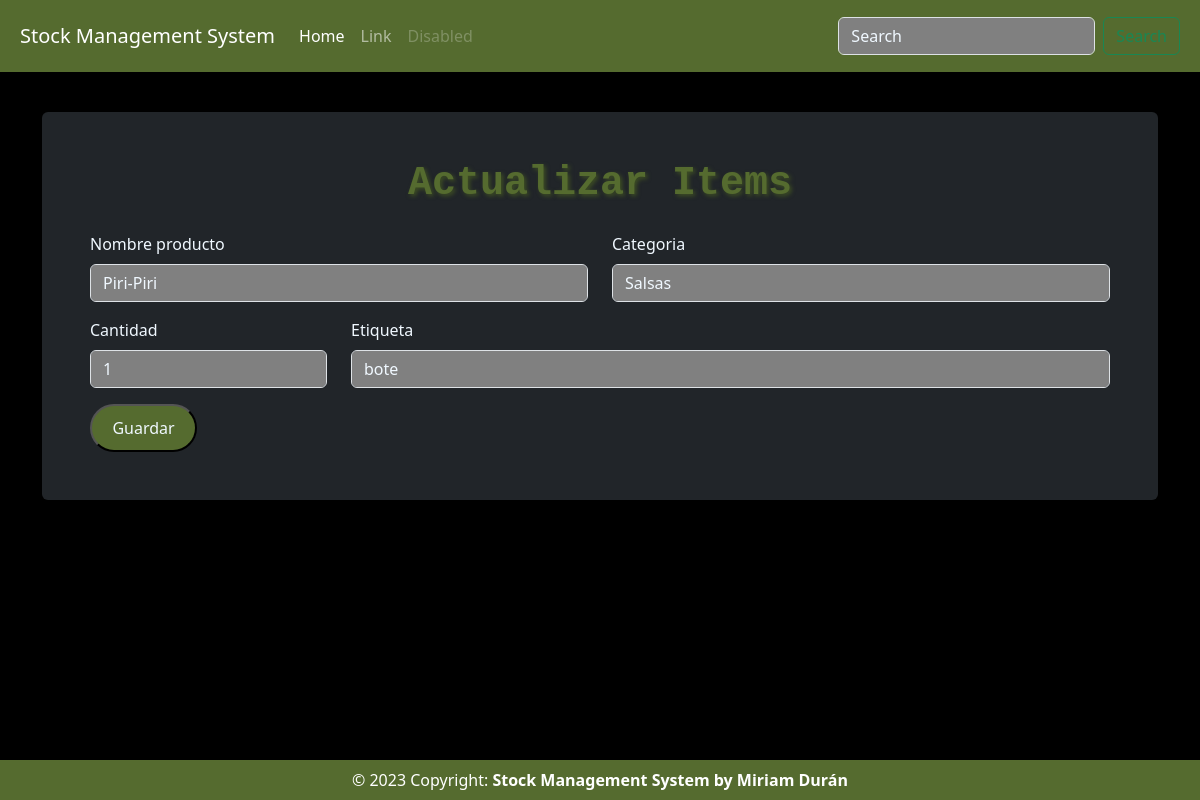
The page /update_items/1/ on the database its author committed.
### stockManagementApp/models.py (models this page shows, shortened)
class Stock(models.Model):
    categoria = models.CharField(max_length=50, blank=True, null=True)
    nombre_producto = models.CharField(max_length=50, blank=True, null=True)
    cantidad = models.IntegerField(default=0, blank=True, null=True)
    etiqueta = models.CharField(max_length=50, blank=True, null=True)
    cantidad_comprada = models.IntegerField(default=0, blank=True, null=True)
    proveedor = models.CharField(max_length=50, blank=True, null=True)
    telefono = models.CharField(max_length=50, blank=True, null=True)
    precio = models.IntegerField(default=0, blank=True, null=True)
    cantidad_gastada = models.IntegerField(default=0, blank=True, null=True)
    gastado_por = models.CharField(max_length=50, blank=True, null=True)
    comprador = models.CharField(max_length=50, blank=True, null=True)
    creado_por = models.CharField(max_length=50, blank=True, null=True)
    punto_de_pedido = models.IntegerField(default=0, blank=True, null=True)
    ultima_actualizacion = models.DateTimeField(auto_now_add=False, auto_now=True)
    exportar_csv = models.BooleanField(default=False)

### stockManagementApp/views.py (the view)
# urls.py: path('update_items/<str:pk>/', views.update_items_view, name='update_items'),
def update_items_view(request, pk):
    template_name = 'add_items.html'
    title = 'Actualizar Items'
    queryset = Stock.objects.get(id=pk)
    form = StockUpdateForm(instance=queryset)
    if request.method == 'POST':
        form = StockUpdateForm(request.POST, instance=queryset)
        if form.is_valid():
            form.save()
            return redirect('/list_items')
    context = {
        'title': title,
        'form' : form,
    }
    return render(request, template_name, context)

### stockManagementApp/forms.py
class StockUpdateForm(forms.ModelForm):
    class Meta:
        model = Stock
        fields = ['categoria', 'nombre_producto', 'cantidad', 'etiqueta']
    def __init__(self, *args, **kwargs):
        super(StockUpdateForm, self).__init__(*args, **kwargs)
        self.helper = FormHelper(self)
        self.helper.form_tag = False # No incluir <form></form>
        self.helper.layout = Layout(
            Div(
                Div(Field('nombre_producto'), css_class="col-6"),
                Div(Field('categoria'), css_class="col-6"),
                css_class="row"
            ),
            Row( #De esta forma no tendremos que usar la clase row
                Div(Field('cantidad'), css_class="col-3"),
                Div(Field('etiqueta'), css_class="col-9"),
                css_class="row"
            )
        )

### templates/add_items.html
{% extends 'base.html' %}
{% load crispy_forms_tags %}
{% block content %}
    <form method='POST' action='' enctype="multipart/form-data" novalidate>
        {% crispy form %}
        <input type="submit" class="button" value='Guardar'>
    </form>
{% endblock %}

### stockManagementApp/static/css/stylesheet.css (style rules this page uses)
* { margin: 0; padding: 0; color: aliceblue; }
body { background-color: black !important; }
p, label { color: aliceblue; }
input, input::placeholder, input:focus, input::selection, input:active { background-color: gray !important; color: aliceblue !important; outline: 0 !important; }
.button { background-color: darkolivegreen !important; color: aliceblue; text-decoration: none; padding: 1% 2%; border-radius: 25px; border-width: 2px; border-style: outset; border-color: buttonborder; text-align: center; }

### stockManagementApp/static/css/navbar-top-fixed.css (style rules this page uses)
body { padding-top: 7rem; padding-bottom: 4rem; }

### rows shown on the page
Stock: nombre_producto "Piri-Piri", categoria "Salsas", cantidad "1", etiqueta "bote"

### other values the page prints
{{ title }} "Actualizar Items"
